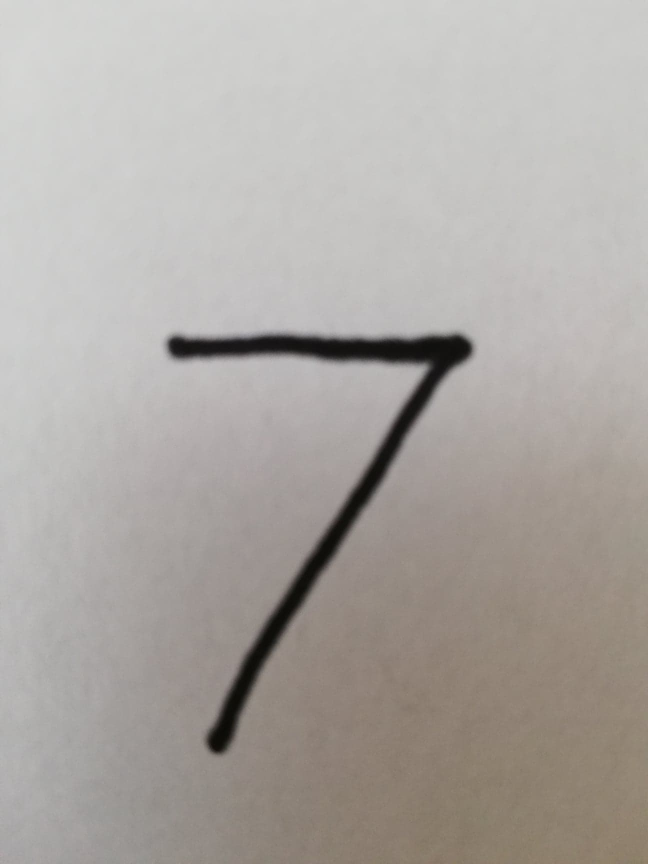
#> input picture video/7.jpg, 1296 x 1728 px (shown at 1/2 size)
$ python otsu_test.py
#> lines starting #> are read from the running program, lines starting #| are printed output that depends on the picture
### video/otsu.py
import numpy as np

# http://www.labbookpages.co.uk/software/imgProc/otsuThreshold.html
# https://dsp.stackexchange.com/questions/15734/otsu-thresholding-why-minimum-within-class-variance-gives-the-optimum-thresh
# https://www.quora.com/What-is-within-class-variance-between-class-and-total-class-variance-in-digital-image-processing
def my_hostogram(gray, bins):
    """ pixel values has to be within bins range, otherwise index out of range, for example
        if pixel 400th has value 70, but bins are -> [0...40], then histogram[70] yields IOR
    """
    histogram = [0 for i in bins]
    for i in range(gray.shape[0]):
        for j in range(gray.shape[1]):
            histogram[gray[i][j]] = histogram[gray[i][j]] + 1

    return histogram

def my_sum(array):
    sum = 0
    for i in range(0, len(array)):
        sum += array[i]*i
    return sum

def otsu(gray):
    numberOfPixels = gray.shape[0] * gray.shape[1]
    bins = np.arange(0, 256)
    histogram = my_hostogram(gray, bins)
    sum = my_sum(histogram)
    sumB = 0
    # two classes B (background), F (foreground)
    wB = 0  # probability of B, that B and F are separated by threshold
    wF = 0

    varMax = 0  # maximum between class variance
    threshold = 0
    for t in range(0, numberOfPixels):
        wB += histogram[t]
        if wB == 0:
            continue
        wF = numberOfPixels - wB
        if wF == 0:
            break

        sumB += float((t * histogram[t]))
        mB = sumB / wB  # weighted mean of B
        mF = (sum - sumB) / wF
        varBetween = float(wB) * float(wF) * (mB - mF) ** 2  # current between class variance
        if varBetween > varMax:
            varMax = varBetween
            threshold = t

    final_img = gray.copy()
    print(threshold)
    final_img[gray > threshold] = 0
    final_img[gray < threshold] = 255

    return final_img

### video/otsu_test.py
import otsu
import cv2
import numpy as np

if __name__ == "__main__":
    image = cv2.imread('7.jpg', cv2.IMREAD_GRAYSCALE)
#> image: shape (1728, 1296); min 8, max 214, mean 169.5
    arr = np.asarray(image)
    arr2 = cv2.resize(arr, (28, 28))
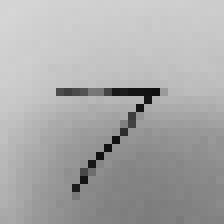
#> arr2: shape (28, 28) (shown 8 times larger); min 15, max 214, mean 169.4
    np.savetxt('./7_2.txt', arr2, fmt='%f')
    otsu.otsu(arr2)
#> after the loop in my_hostogram, `for i in range(gray.shape[0]):`: histogram = 256 values, max 27 at index 204, min 0 at index 0, mean 3.06
#> the loop in my_sum, `for i in range(0, len(array)):` made 256 passes
#> sum on passes 1 to 3: 0, 0, 0
#> after the loop in my_sum, `for i in range(0, len(array)):`: sum = 132785
#> the loop in otsu, `for t in range(0, numberOfPixels):` made 215 passes
#> (wB, wF, sumB, mB, mF, varBetween, varMax) on passes 16, 17, 19, 20, 21, 22, 25, 26, 29, 46, 62, 65: (2, 782, 30, 15, 169.8, 37460487.5, 37460487.5), (4, 780, 62, 15.5, 170.2, 74627285.6, 74627285.6), (5, 779, 80, 16, 170.4, 92797805.4, 92797805.4), (6, 778, 99, 16.5, 170.5, 110774674.6, 110774674.6), (9, 775, 159, 17.67, 171.1, 164268878.5, 164268878.5), (10, 774, 180, 18, 171.3, 181954534, 181954534), (11, 773, 204, 18.55, 171.5, 198967175, 198967175), (12, 772, 229, 19.08, 171.7, 215788856.4, 215788856.4), (14, 770, 285, 20.36, 172.1, 248146920.5, 248146920.5), (15, 769, 330, 22, 172.2, 260379682.1, 260379682.1), (16, 768, 391, 24.44, 172.4, 268976414.1, 268976414.1), (17, 767, 455, 26.76, 172.5, 277043898.4, 277043898.4)
#> (wB, wF, sumB, mB, mF, varBetween) on passes 18, 23, 24, 27, 28, 30: (4, 780, 62, 15.5, 170.2, 74627285.6), (10, 774, 180, 18, 171.3, 181954534), (10, 774, 180, 18, 171.3, 181954534), (12, 772, 229, 19.08, 171.7, 215788856.4), (12, 772, 229, 19.08, 171.7, 215788856.4), (14, 770, 285, 20.36, 172.1, 248146920.5)
#> after the loop in otsu, `for t in range(0, numberOfPixels):`: sumB = 132571; threshold = 163; varMax = 518334267.7; wB = 784
#| 163
#> in otsu, `final_img[gray > threshold] = 0`:
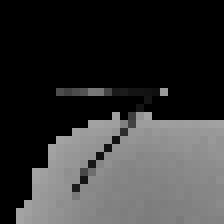
#> final_img: shape (28, 28) (shown 8 times larger); min 0, max 163, mean 54
#> in otsu, `final_img[gray < threshold] = 255`:
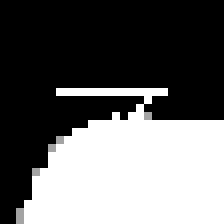
#> final_img: shape (28, 28) (shown 8 times larger); min 0, max 255, mean 102.1

$ run again, with video/5.jpg copied over video/7.jpg
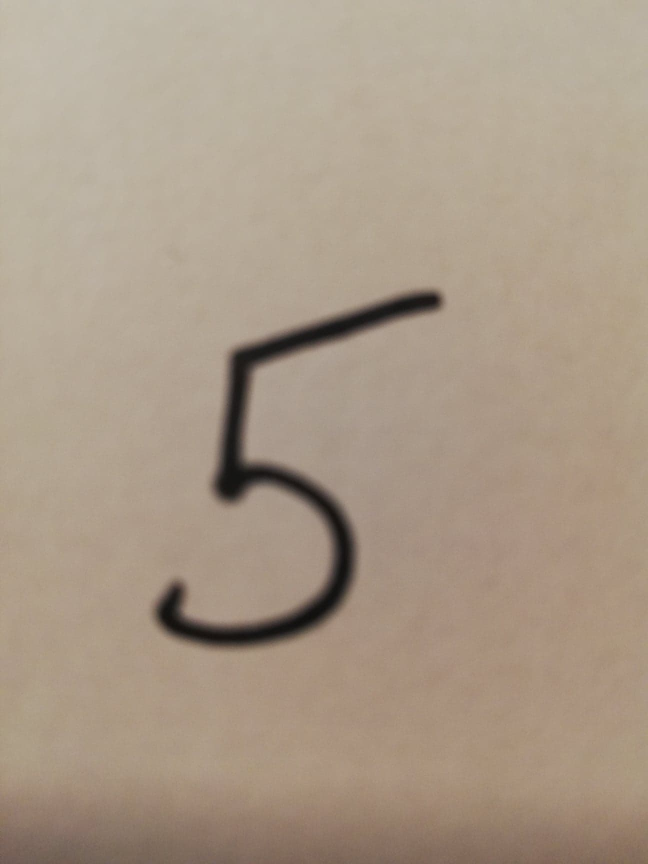
#> input picture video/5.jpg, 1296 x 1728 px (shown at 1/2 size)
#> `arr2 = cv2.resize(arr, (28, 28))`:
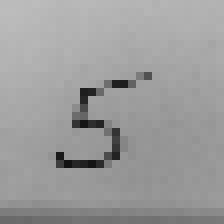
#> arr2: shape (28, 28) (shown 8 times larger); min 19, max 188, mean 156.1
#> after the loop in my_hostogram, `for i in range(gray.shape[0]):`: histogram = 256 values, max 31 at index 151, min 0 at index 0, mean 3.06
#> the loop in my_sum, `for i in range(0, len(array)):` made 256 passes
#> sum on passes 1 to 3: 0, 0, 0
#> after the loop in my_sum, `for i in range(0, len(array)):`: sum = 122418
#> the loop in otsu, `for t in range(0, numberOfPixels):` made 189 passes
#> (wB, wF, sumB, mB, mF, varBetween, varMax) on passes 20, 21, 22, 27, 30, 31, 33, 36: (1, 783, 19, 19, 156.3, 14764981.5, 14764981.5), (2, 782, 39, 19.5, 156.5, 29352524, 29352524), (3, 781, 60, 20, 156.7, 43763126.7, 43763126.7), (4, 780, 86, 21.5, 156.8, 57145312, 57145312), (5, 779, 115, 23, 157, 69938620, 69938620), (6, 778, 145, 24.17, 157.2, 82567996.1, 82567996.1), (8, 776, 209, 26.12, 157.5, 107123176.2, 107123176.2), (11, 773, 314, 28.55, 158, 142411922.6, 142411922.6)
#> after the loop in otsu, `for t in range(0, numberOfPixels):`: sumB = 121854; threshold = 123; varMax = 247228608.6; wB = 784
#| 123
#> in otsu, `final_img[gray < threshold] = 255`:
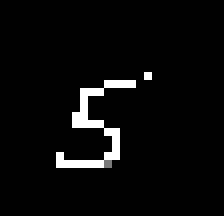
#> final_img: shape (28, 28) (shown 8 times larger); min 0, max 255, mean 18.7
